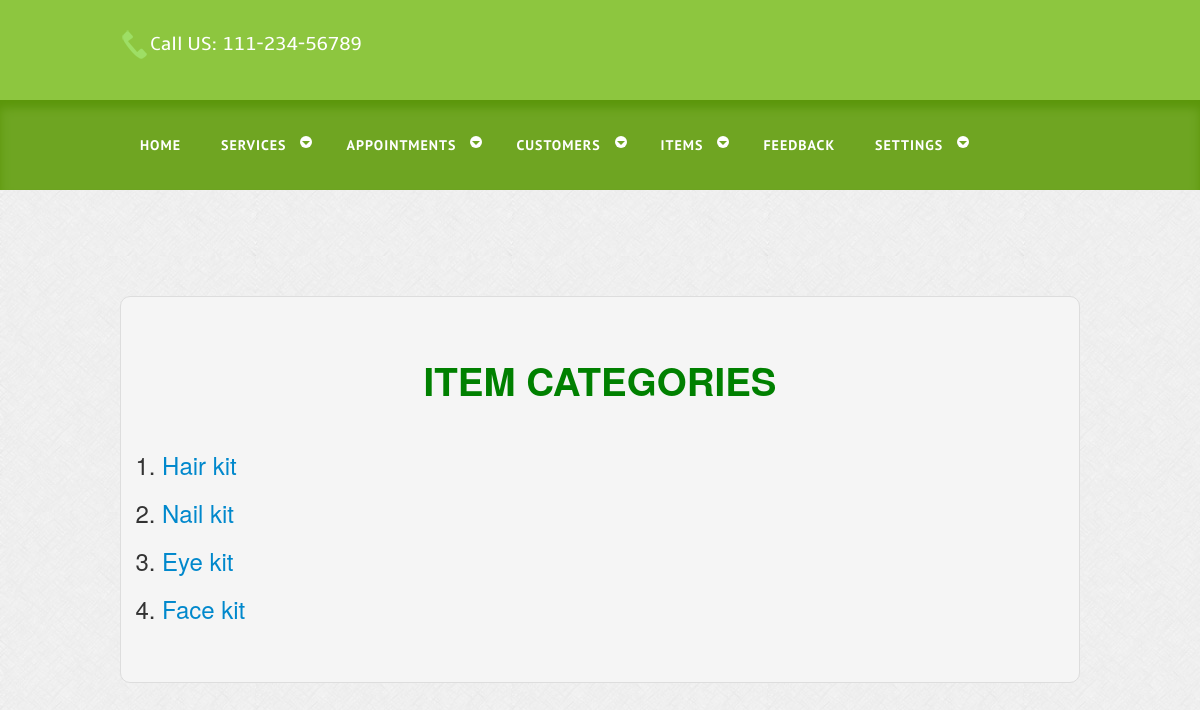
The page /customer_item_select.php (signed in) on the database its author committed.
### tables this page shows
CREATE TABLE `tbl_item_category` (
  `Item_Cat_id` int(2) NOT NULL,
  `Item_Cat_name` varchar(50) NOT NULL,
  `Description` varchar(100) NOT NULL,
  `Status` int(2) NOT NULL
);

### customer_item_select.php (the view, shortened to what this page needs)
<?php
include 'customer_header.php';
?>
<html>
<form  action="#" method="post" >
<head><br><br>
<h1><font color="green"><center>ITEM CATEGORIES</font></h1><br>
<?php
$res1=mysqli_query($con,"SELECT * FROM `tbl_item_category`");
$row1=mysqli_fetch_array($res1);
if(empty($row1))
{
	echo "<br><br><center><font color=red size=3>No Items Added Yet !!!</font></center>";
}
else
{
?>
<td>
		  <?php
		  $res=mysqli_query($con,"SELECT * FROM `tbl_item_category`");
		  $i=1;
		  while($row=mysqli_fetch_array($res))
		  {
	  echo "<font size=5><br>".$i. ".";
		  ?>
		  <a href="customer_view_item.php?uid=<?php echo $row['Item_Cat_id'];?>" >	  <?php echo $row['Item_Cat_name']; ?></a>
		  <br><?php
		  $i++;
}}
		  ?>
		</select></td>
          </tr><br>
		  </form>
		  </html>

### css/style.css (style rules this page uses)
html,body,div,span,applet,object,iframe,h1,h2,h3,h4,h5,h6,p,blockquote,pre,a,abbr,acronym,address,big,cite,code,del,dfn,em,img,ins,kbd,q,s,samp,small,strike,strong,sub,sup,tt,var,b,u,i,dl,dt,dd,ol,nav ul,nav li,fieldset,form,label,legend,table,caption,tbody,tfoot,thead,tr,th,td,article,aside,canvas,details,embed,figure,figcaption,footer,header,hgroup,menu,nav,output,ruby,section,summary,time,mark,audio,video { margin:0;padding:0;border:0;font-size:100%;font:inherit;vertical-align:baseline; }
a { text-decoration:none; }
body { font-family: Arial, Helvetica, sans-serif; background:url(../images/body_bg.jpg); }

### rows shown on the page
tbl_item_category: Item_Cat_name "Hair kit"
tbl_item_category: Item_Cat_name "Nail kit"
tbl_item_category: Item_Cat_name "Eye kit"
tbl_item_category: Item_Cat_name "Face kit"
